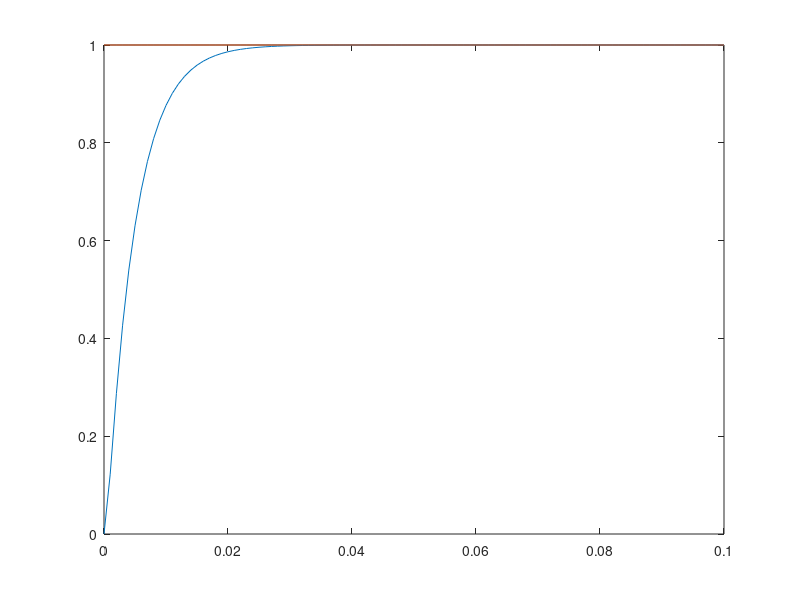

Recreate this plot in MATLAB. (Note: this script raises an error after producing the figure.)
% Define the system transfer function
R1 = 2e3;
C1 = 1e-6;
R2 = 1e3;
C2 = 1e-6;

% 
% num = [1/(R1*C1*R2*C2)];
% den = [1,(R1*C1+R1*C2+R2*C2)/(R1*C1*R2*C2), 1/(R1*C1*R2*C2)];
% sys_tf = tf(num, den);
% sys = ss(sys_tf);

A = [-(1/R1+1/R2)/C1 1/(R2*C1);1/(R2*C2) -1/(R2*C2)];
B = [1/(R1*C1); 0];
C = [0 1];

sys = ss(A,B,C,0);

h = 1e-3;
t = 0:h:0.1;


sysd = c2d(sys,h);

x = zeros(length(sysd.A),length(t));
y = zeros(1,length(t));
u = ones(1,length(t));

% x(:,1) = [1,2]

for i=1:length(t)
    x(:,i+1) = sysd.A*x(:,i) + sysd.B*u(i);
    y(i) = sysd.C*x(:,i);
end

close all
plot(t,y,t,u)
% close all
% plot(t,x(1,:),t,x(2,:))

% u = -K*x
%% Lazo cerrado
% Calculo los polos del sistema en tiempo continuo
P = pole(sys_tf);

Pd = exp(P*1.3*h);  % Hay que tener en cuenta que están en tiempo discreto

K = place(sysd.A,sysd.B,[Pd(1),Pd(2)]);

% u = r-Kx 

x_lc = zeros(length(sysd.A),length(t));
y_lc = zeros(1,length(t));
r    = ones(1,length(t));

% Simulo el sistema incluyendo la realimentación
for i=1:length(t)
    x_lc(:,i+1) = sysd.A*x_lc(:,i) - sysd.B*K*x_lc(:,i) + sysd.B*r(i);
    y_lc(i) = sysd.C*x_lc(:,i);
end

close all
plot(t,y,t,y_lc,'LineWidth',1)

%% Con ganancia

sysdlc = ss(sysd.A-sysd.B*K,sysd.B,sysd.C,sysd.D);

% g = dcgain(sysdlc); % Ganancia de estado estacionario
% C*(I – A)^(–1)*B
g = sysdlc.C*(eye(2)-sysdlc.A)^(-1)*sysdlc.B;  % GEE, para sist. discreto
K0 = 1/g; 

x_lcg = zeros(length(sysd.A),length(t));
y_lcg = zeros(1,length(t));


for i=1:length(t)
    x_lcg(:,i+1) = sysd.A*x_lcg(:,i) - sysd.B*K*x_lcg(:,i) + sysd.B*K0*r(i);
    y_lcg(i) = sysd.C*x_lcg(:,i);
end

close all
plot(t,y,t,y_lcg,'LineWidth',1)

%% Integrador
% La idea es agregar un integrador para eliminar el error de EE

Ae  = [sysd.A zeros(length(sysd.A),1);-sysd.C 1];
Beu = [sysd.B;0];
Ber = [zeros(length(sysd.B),1);1];
Ce  = [sysd.C 0];

pdi = exp(-10*max(abs(P))*h);  % Siempre la velocidad de los polos tiene que verse en tiempo continuo

K1 = place(Ae,Beu,[Pd;pdi]);

x_lci = zeros(length(sysd.A),length(t));
xi = zeros(1,length(t));
y_lci = zeros(1,length(t));
u = zeros(1,length(t));

for i=1:length(t)
    x_lci(:,i+1) = sysd.A*x_lci(:,i) + sysd.B*(r(i) - K1(1:2)*x_lci(:,i) - K1(3)*xi(i));
    u(i)         = r(i) - K1(1:2)*x_lci(:,i) - K1(3)*xi(i);
    xi(i+1)      = xi(i) + r(i)- sysd.C*x_lci(:,i); 
    y_lci(i)     = sysd.C*x_lci(:,i);
end

close all
plot(t,y,t,y_lci)
figure
plot(t,u)

